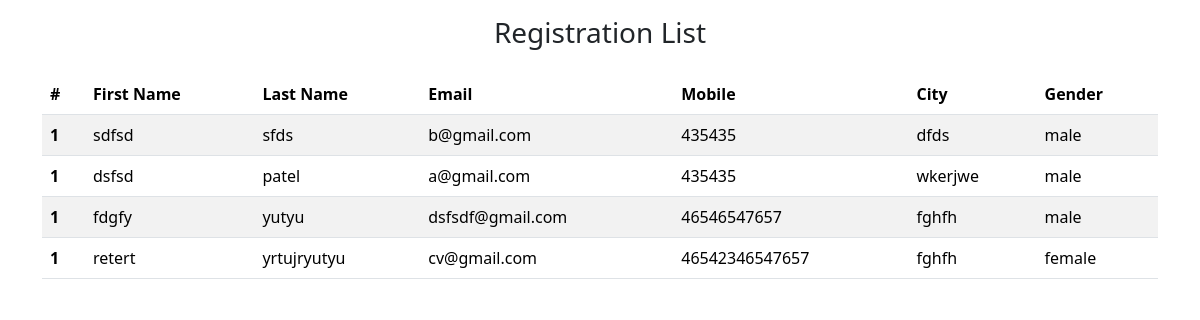
Page /list/ on the committed database.
### crudapp/models.py (models this page shows)
class RegistrationForm(models.Model):
    gender_choices = (
        ('male', 'Male'),
        ('female', 'Female'),
        ('other', 'Other'),
    )
    email = models.CharField(max_length=100)
    last_name = models.CharField(max_length=100)
    first_name = models.CharField(max_length=100)
    gender = models.CharField(choices=gender_choices, max_length=10, default='male')
    mobile = models.CharField(max_length=10)
    city = models.CharField(max_length=25)
    address = models.TextField()

### crudapp/views.py (the view)
# urls.py: path('list/', views.registration_list, name='registration_list'),
def registration_list(request):
    regi_list = RegistrationForm.objects.all()
    return render(request, 'registration_list.html', {'regi_list': regi_list})

### templates/registration_list.html (shortened to what this page needs)
<!doctype html>
<html lang="en">
  <head>
    <link href="https://cdn.jsdelivr.net/npm/bootstrap@5.3.3/dist/css/bootstrap.min.css" rel="stylesheet">
  </head>
  <body>
    <div class="container">
        <div class="row m-2 p-2">
            <div class="form-group"> <h3 class="text-center">Registration List</h3> </div>
          </div>
        <table class="table table-striped">
          <thead>
            <tr>
              <th scope="col">#</th>
              <th scope="col">First Name</th>
              <th scope="col">Last Name</th>
              <th scope="col">Email</th>
              <th scope="col">Mobile</th>
              <th scope="col">City</th>
              <th scope="col">Gender</th>
            </tr>
          </thead>
          <tbody>
             {% for i in regi_list %}
            <tr>
              <th scope="row">1</th>
              <td>{{ i.first_name }}</td>
              <td>{{ i.last_name }}</td>
              <td>{{ i.email }}</td>
              <td>{{ i.mobile }}</td>
              <td>{{ i.city }}</td>
              <td>{{ i.gender }}</td>
            </tr>
            {% endfor %}
          </tbody>
        </table>
    </div>
  </body>
</html>

### rows in the picture
RegistrationForm: first_name "sdfsd", last_name "sfds", email "b@gmail.com", mobile "435435", city "dfds", gender "male"
RegistrationForm: first_name "dsfsd", last_name "patel", email "a@gmail.com", mobile "435435", city "wkerjwe", gender "male"
RegistrationForm: first_name "fdgfy", last_name "yutyu", email "dsfsdf@gmail.com", mobile "46546547657", city "fghfh", gender "male"
RegistrationForm: first_name "retert", last_name "yrtujryutyu", email "cv@gmail.com", mobile "46542346547657", city "fghfh", gender "female"
